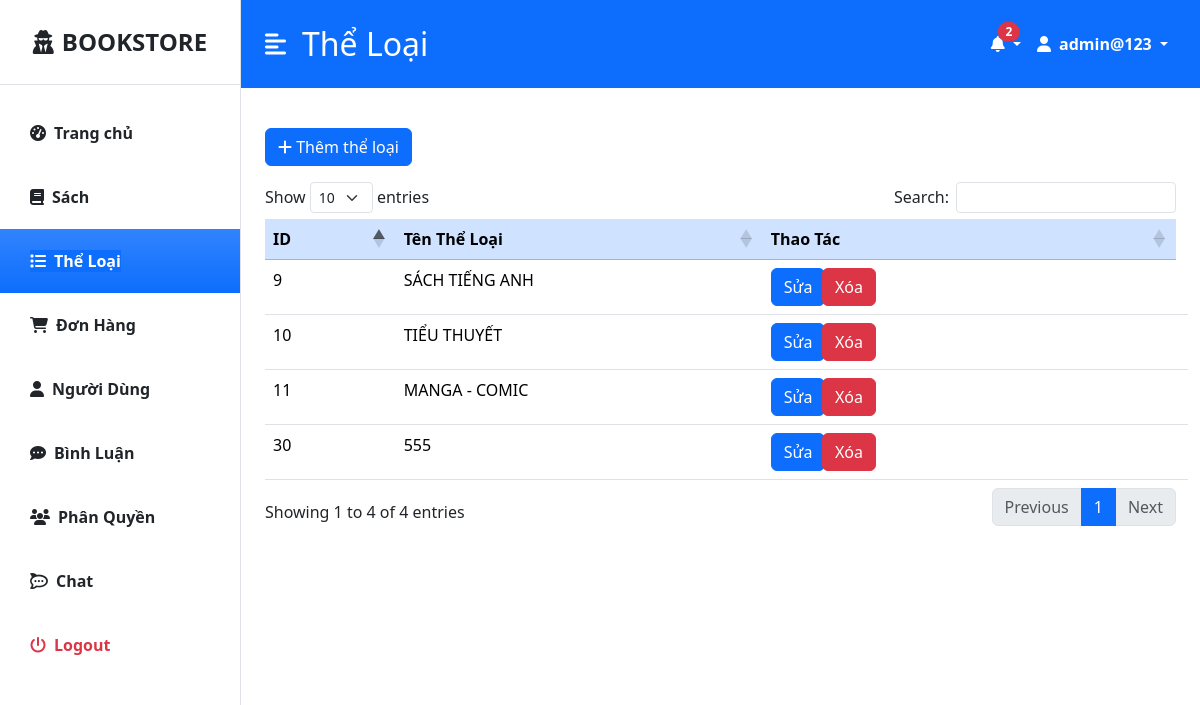
The page /admin/modules/quanlyTheLoai/lietke_theloai.php (signed in) on the database its author committed.
### tables this page shows
CREATE TABLE `sach` (
  `idSach` int(100) NOT NULL,
  `tenSach` varchar(450) NOT NULL,
  `motaSach` varchar(7000) NOT NULL,
  `idTheLoai` int(100) NOT NULL,
  `imgSach` text NOT NULL,
  `soLuong` int(100) NOT NULL,
  `price` int(100) NOT NULL
);

CREATE TABLE `theloaisach` (
  `idTheLoai` int(100) NOT NULL,
  `tenTheLoai` varchar(255) NOT NULL
);

### admin/modules/quanlyTheLoai/lietke_theloai.php (the view, shortened to what this page needs)
<?php include "../component_ad/header_admin.php";
$page = 'Thể Loại'; ?>
<div class="d-flex" id="wrapper">
    <?php include '../component_ad/sidebar.php'; ?>
    <div id="page-content-wrapper">
        <?php include '../component_ad/main_side.php' ?>
        <div class="container-fluid px-4 py-4">
            <div class="row">
                <div class="my-3">
                    <button type="button" class="btn btn-primary" data-bs-toggle="modal" data-bs-target="#addTheLoai">
                        <i class="fa-solid fa-plus"></i> Thêm thể loại
                    </button>
                </div>
            </div>
            <table id="datatable" class="table">
                <thead class="table-primary">
                    <tr>
                        <th>ID</th>
                        <th>Tên Thể Loại</th>
                        <th>Thao Tác</th>
                    </tr>
                </thead>
                <tbody>
                    <?php
                    $sql = $conn->prepare("SELECT * FROM `theloaiSach`");
                    $sql->execute();
                    if ($sql->rowCount() > 0) {
                        while ($row = $sql->Fetch(PDO::FETCH_ASSOC)) {
                    ?>
                            <tr>
                                <td><?php echo $row['idTheLoai'] ?> </td>
                                <td> <?php echo $row['tenTheLoai'] ?> </td>
                                <td class="row">
                                    <div class="col-1">
                                        <a data-bs-toggle="modal" data-bs-target="#modalsua<?= $row['idTheLoai'] ?>" class="text-decoration-none" href="sua.php?id_tl= <?php echo $row['idTheLoai'] ?> "><button type="button" class="btn btn-primary">Sửa</button></a>
                                    </div>
                                    <form action="xuly.php" method="post" class="col-1 ms-3">
                                        <button onclick="return confirm('Bạn có muốn xóa ?')" class="btn btn-danger" type="submit" name="xoaTL">Xóa</button>
                                    </form>
                                </td>
                            </tr>
                    <?php
                        }
                    }
                    ?>
                </tbody>
            </table>
        </div>
    </div>
</div>
<?php include "../component_ad/footer_admin.php"; ?>

### admin/modules/component_ad/main_side.php (shortened to what this page needs)
<div class="bg-primary">
    <nav class="navbar navbar-expand-lg navbar-light bg-transparent py-4 px-4">
        <div class="d-flex align-items-center">
            <i class="fas fa-align-left text-white fs-4 me-3" id="menu-toggle"></i>
            <h2 class="fs-2 m-0 text-white">
                <?php
                    if (isset($page)) echo $page;
                ?>
            </h2>
        </div>
        <div class="collapse navbar-collapse" id="navbarSupportedContent">
            <ul class="navbar-nav ms-auto mb-2 mb-lg-0">
                <li class="nav-item dropdown">
                    <a class="nav-link dropdown-toggle text-white fw-bold" role="button" data-bs-toggle="dropdown">
                        <i class="fa-solid fa-bell"></i>
                        <span class="position-absolute top-20 start-70 translate-middle badge rounded-pill bg-danger">
                            <?php
                            require '../../../config/connect.php';
                            $flag = 0;
                            $select_donhang = $conn->prepare("SELECT * FROM `orders` WHERE status_order=5 OR status_order=1");
                            $select_donhang->execute();
                            $select_slSach = $conn->prepare("SELECT idSach,soLuong FROM `sach`");
                            $select_slSach->execute();
                            if ($select_donhang->rowCount() > 0) {
                                $flag = 1;
                                if ($select_slSach->rowCount() > 0) {
                                    while ($row_slSach = $select_slSach->fetch(PDO::FETCH_ASSOC)) {
                                        if ($row_slSach['soLuong'] == 0) {
                                            $flag = 2;
                                            break;
                                        }
                                    }
                                }
                            }
                            echo $flag;
                            ?>
                        </span>
                    </a>
                </li>
                <li class="nav-item dropdown">
                    <a class="nav-link dropdown-toggle fw-bold text-white" href="#" role="button" data-bs-toggle="dropdown" aria-expanded="false">
                        <i class="fas fa-user me-2"></i><?php if (isset($_SESSION['admin_name'])) echo $_SESSION['admin_name']; ?>
                    </a>
                </li>
            </ul>
        </div>
    </nav>
</div>

### admin/css/admin_style.css (style rules this page uses)
#wrapper { overflow-x: hidden; }
#page-content-wrapper { min-width: 100vw; }
#menu-toggle { cursor: pointer; }
@media (min-width: 768px) { #page-content-wrapper { min-width: 0; width: 100%; } }

### rows shown on the page
sach: soLuong "2"
theloaisach: idTheLoai "9", tenTheLoai "SÁCH TIẾNG ANH"
theloaisach: idTheLoai "10", tenTheLoai "TIỂU THUYẾT"
theloaisach: idTheLoai "11", tenTheLoai "MANGA - COMIC"
theloaisach: idTheLoai "30", tenTheLoai "555"

### other values the page prints
$page "Thể Loại"
$_SESSION['admin_name'] "admin@123"
